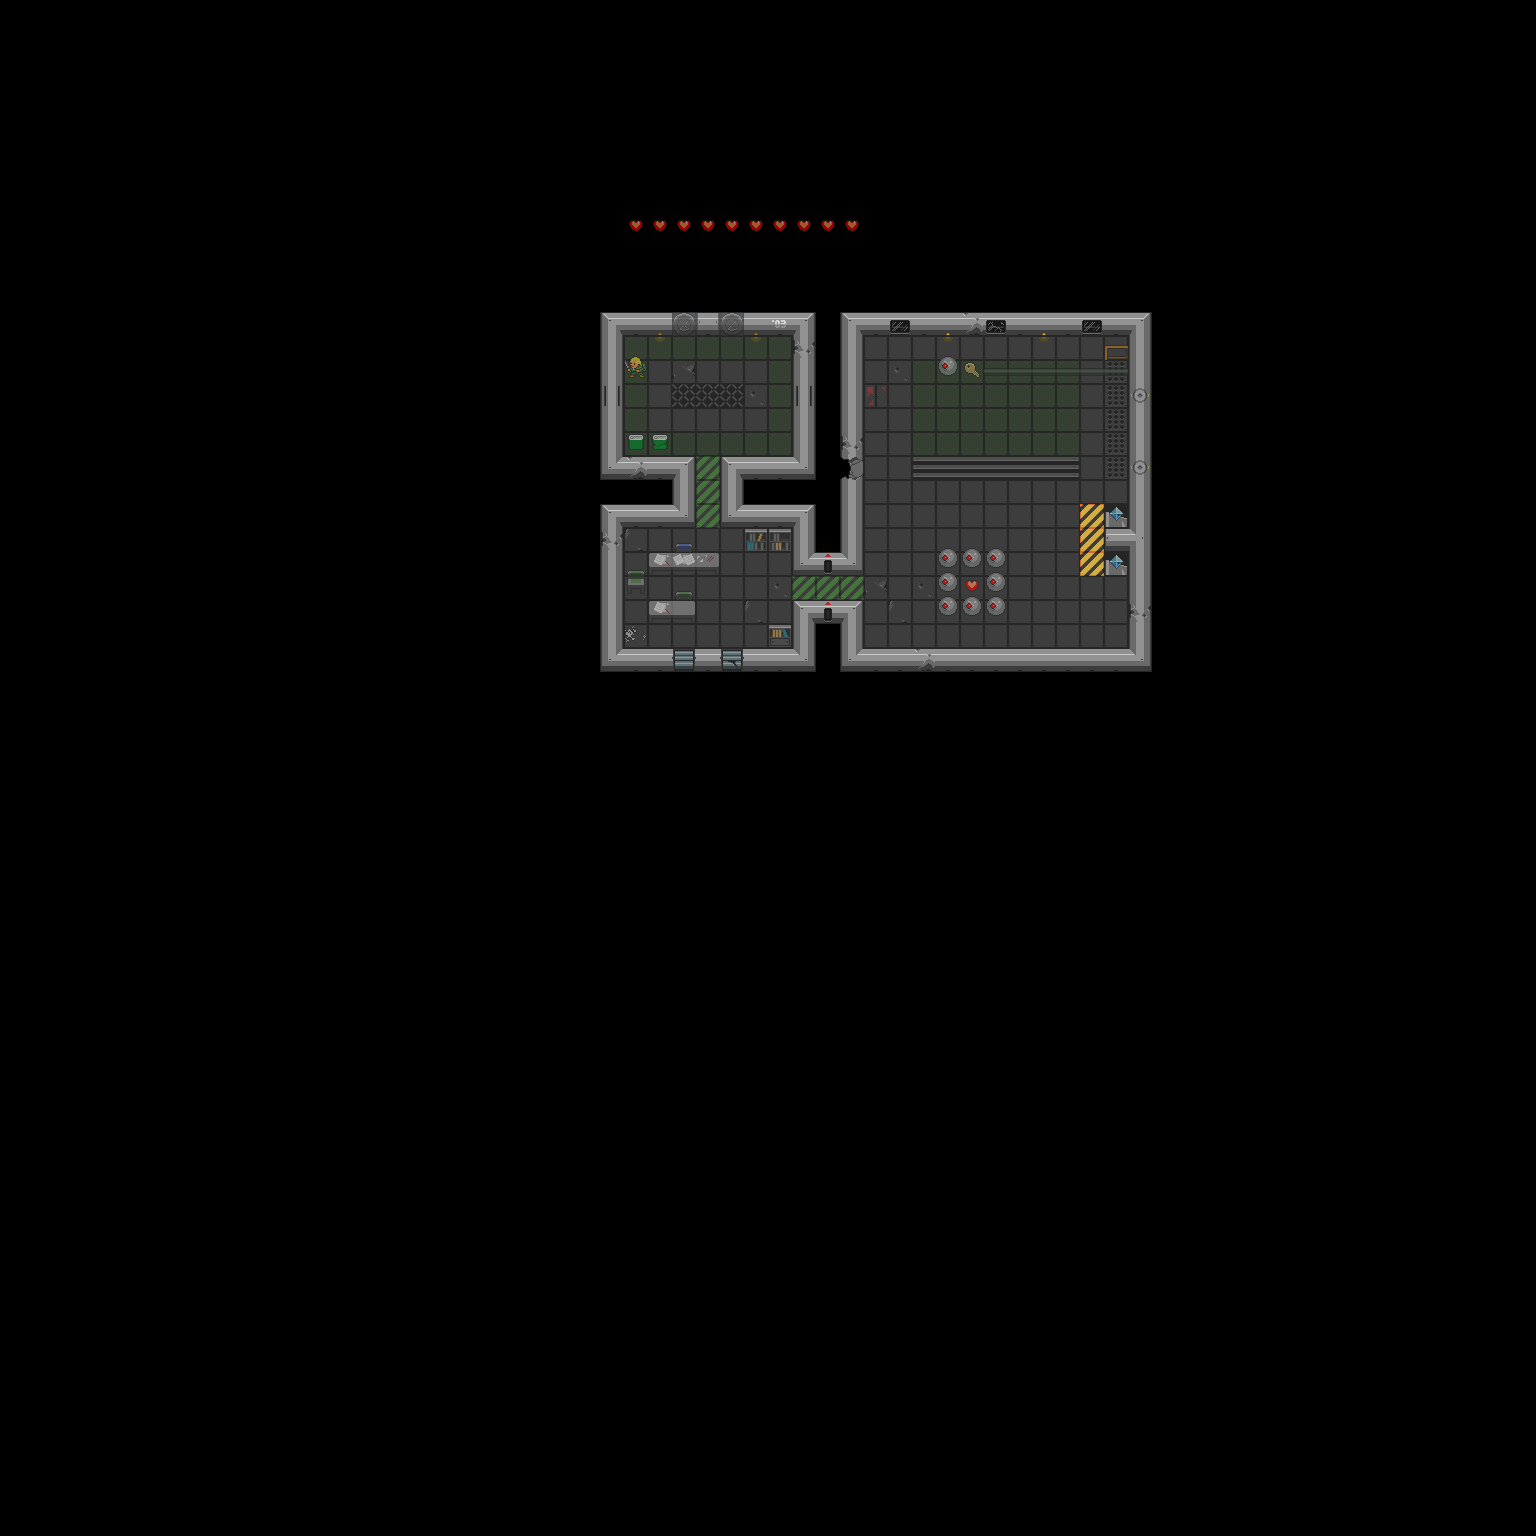

This is a level from a 2D game, rendered from its Tiled map with the project's own tilesets. A one-line summary and the map file follow, with tile-layer data summarised:
An orthogonal 64x64 tile map with 24x24 px tiles, 2 tile layers (ground, objects), 2 hidden layers not drawn, 6 tilesets.

<map version="1.0" orientation="orthogonal" renderorder="right-down" width="64" height="64" tilewidth="24" tileheight="24" nextobjectid="1">
 <tileset firstgid="1" name="oryx_16bit_scifi_world" tilewidth="24" tileheight="24" tilecount="1435">
  <image source="oryx_16bit_scifi_world.png" trans="000000" width="840" height="984" />
 </tileset>
 <tileset firstgid="1436" name="oryx_16bit_scifi_world_trans" tilewidth="24" tileheight="24" tilecount="1435">
  <tileoffset x="0" y="-6" />
  <image source="oryx_16bit_scifi_world_trans.png" trans="000000" width="840" height="984" />
 </tileset>
 <tileset firstgid="2871" name="oryx_16bit_scifi_creatures" tilewidth="24" tileheight="24" tilecount="1312">
  <tileoffset x="0" y="-6" />
  <image source="oryx_16bit_scifi_creatures.png" trans="000000" width="768" height="984" />
 </tileset>
 <tileset firstgid="4183" name="oryx_16bit_scifi_creatures" tilewidth="24" tileheight="24" tilecount="1312">
  <tileoffset x="0" y="-3" />
  <image source="oryx_16bit_scifi_creatures.png" trans="000000" width="768" height="984" />
 </tileset>
 <tileset firstgid="5495" name="oryx_16bit_scifi_items" tilewidth="16" tileheight="16" tilecount="198">
  <tileoffset x="4" y="-6" />
  <image source="oryx_16bit_scifi_items.png" trans="000000" width="352" height="144" />
 </tileset>
 <tileset firstgid="5693" name="oryx_16bit_scifi_world_decals" tilewidth="24" tileheight="24" tilecount="110">
  <image source="oryx_16bit_scifi_world_decals.png" trans="000000" width="240" height="264" />
 </tileset>
 <layer name="space" width="64" height="64" visible="0">
  <data>[4096 cells, 4096 non-empty, 4 distinct tile ids]</data>
 </layer>
 <layer name="ground" width="64" height="64">
  <data>[4096 cells, 327 non-empty, 34 distinct tile ids]</data>
 </layer>
 <layer name="shadows" width="64" height="64" visible="0">
  <data>[4096 cells, 0 non-empty, 0 distinct tile ids]</data>
 </layer>
 <layer name="objects" width="64" height="64" opacity="0.61">
  <data>[4096 cells, 55 non-empty, 26 distinct tile ids]</data>
 </layer>
</map>
